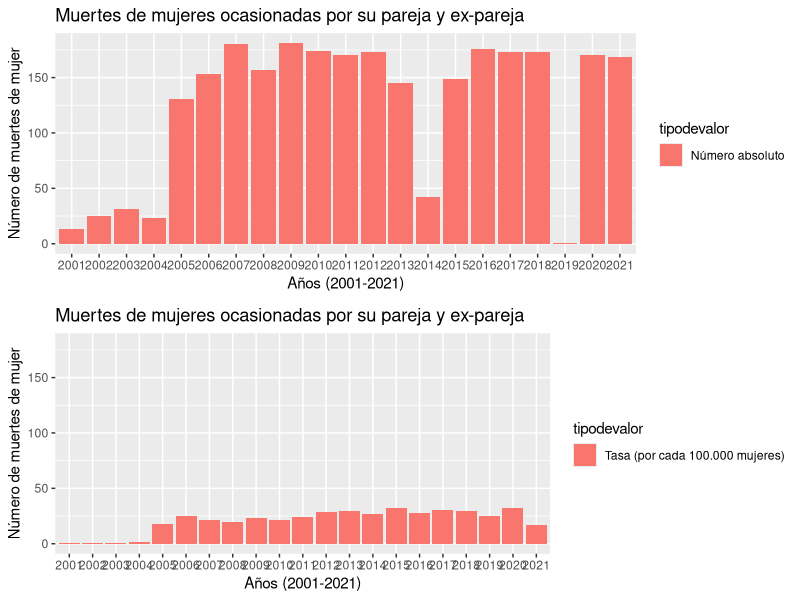

The R script that drew this image:
## ---- chunk 1
library(readxl)
library(tidyverse)
library(tidyr)
## ---- chunk 2
getwd()
## ---- chunk 3
data <- read_excel("BaseDeDatosOriginal.xlsx")
## ---- chunk 4
head(data)
## ---- chunk 5
data<- data %>% rename(valor = value) %>% rename(tipodevalor = Tipodevalor) %>% rename(paises = País__ESTANDAR) %>% rename(anio = Años__ESTANDAR)

## ---- chunk 6
head(data)
## ---- chunk 7
data <- data %>% select(paises, anio, valor, tipodevalor) %>% arrange(anio)
## ---- chunk 8
head(data, 10)
## ---- chunk 9
data<- na.omit(data)
## ---- chunk 10
head(data, 10)
## ---- chunk 11
head(data$valor, 10)
## ---- chunk 12
data$valor<- round(data$valor, 2)
## ---- chunk 13
head(data$valor, 10)
## ---- chunk 14
grafico1 <- data %>% filter(tipodevalor == "Número absoluto") %>%
ggplot(aes(x = anio, y = valor, fill = tipodevalor)) +
  geom_bar(stat = "identity") +
  xlab("Años (2001-2021)") +
  ylab("Número de muertes de mujer") +
  ggtitle("Muertes de mujeres ocasionadas por su pareja y ex-pareja") +
  scale_y_continuous(limits=c(0, max(data$valor)))
## ---- chunk 15
grafico2 <- data %>% filter(tipodevalor == "Tasa (por cada 100.000 mujeres)") %>%
  ggplot(aes(x = anio, y = valor, fill = tipodevalor))  +
  geom_bar(stat = "identity") +
  xlab("Años (2001-2021)") +
  ylab("Número de muertes de mujer") + 
  ggtitle("Muertes de mujeres ocasionadas por su pareja y ex-pareja") +
  scale_y_continuous(limits=c(0, max(data$valor)))
## ---- chunk 16
gridExtra::grid.arrange(grafico1, grafico2, newpage = TRUE, nrow= 2)
